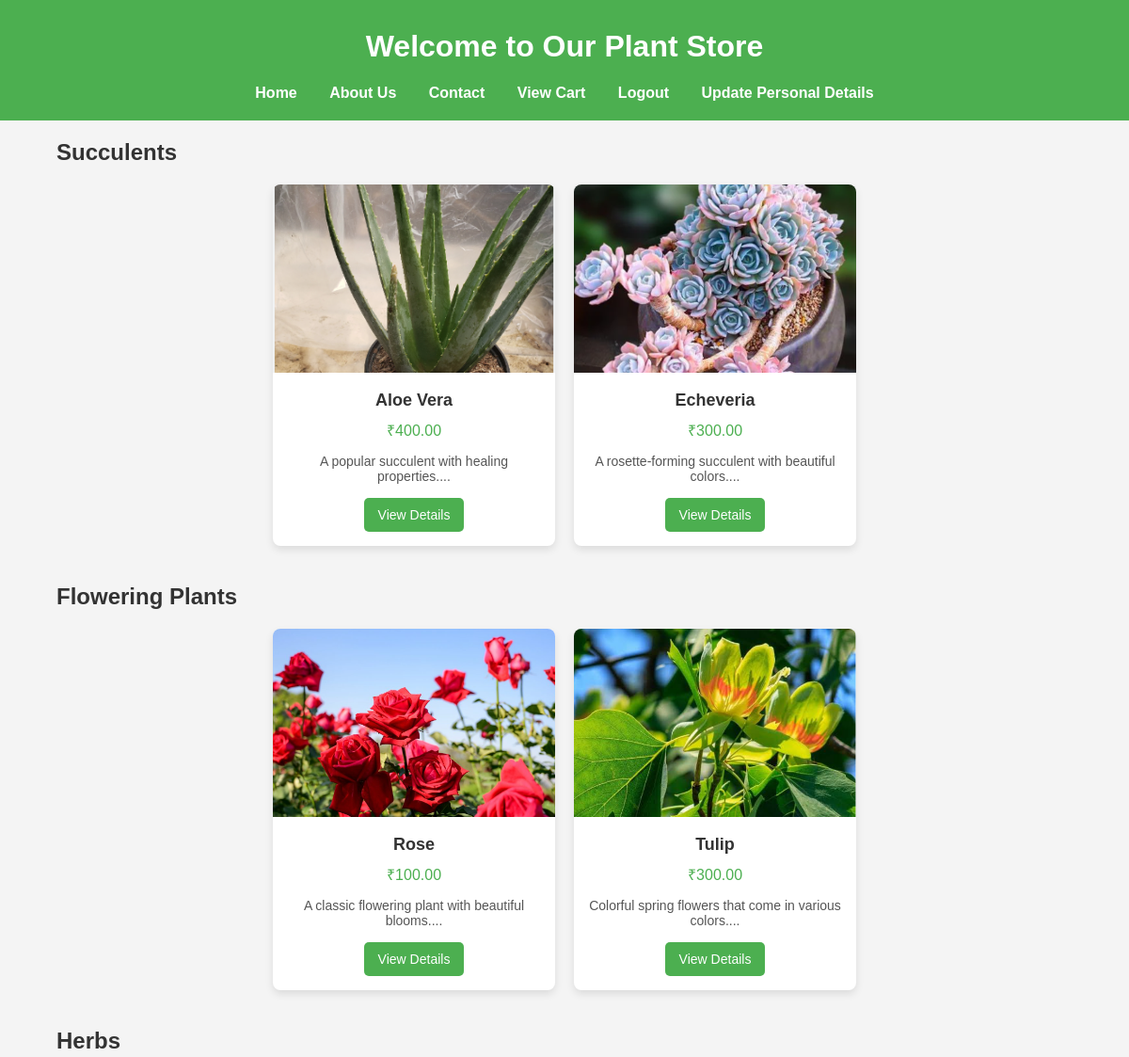
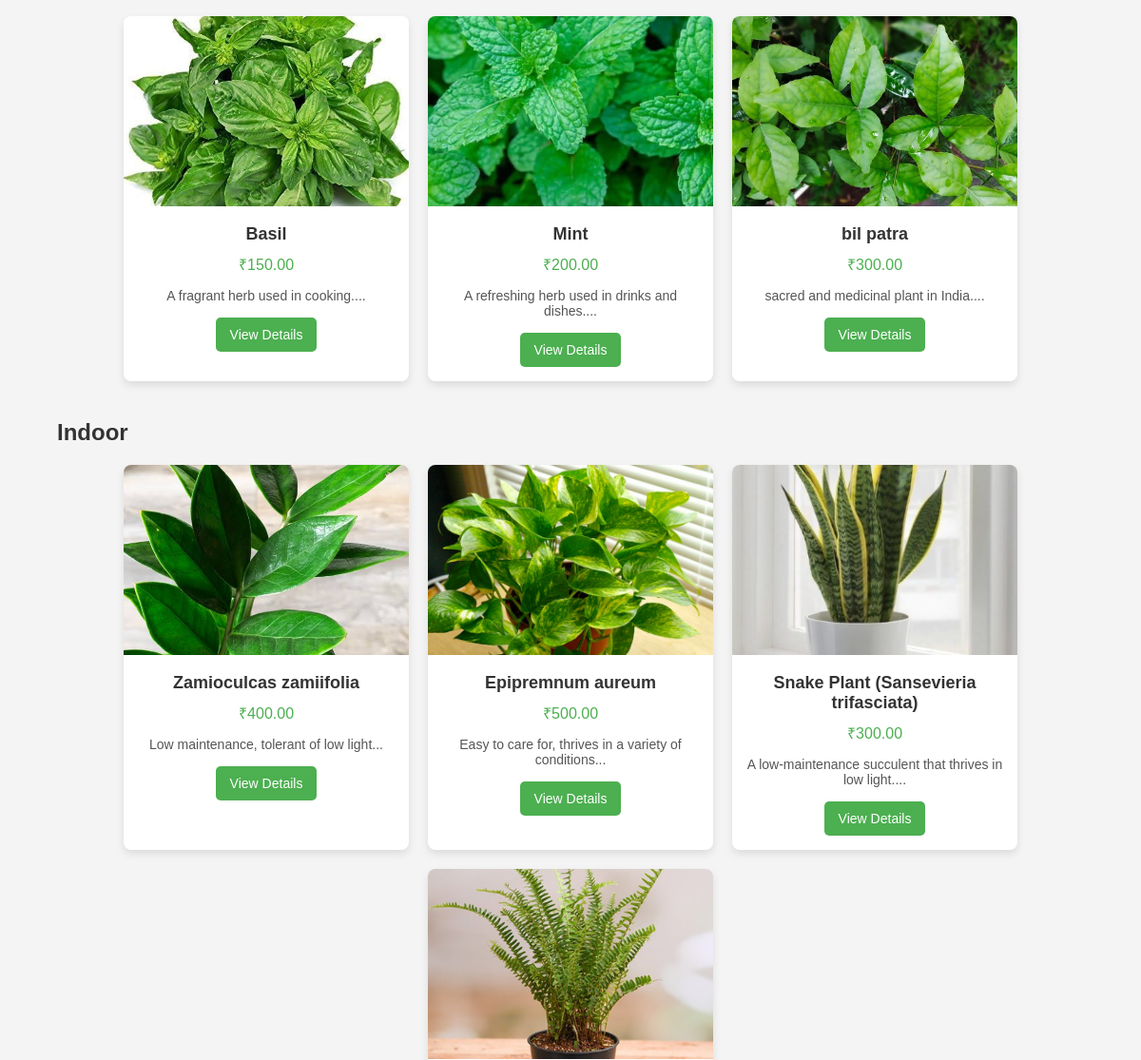
Page /plant_list/ (upper part) on the earlier database version (2 pictures, top to bottom).
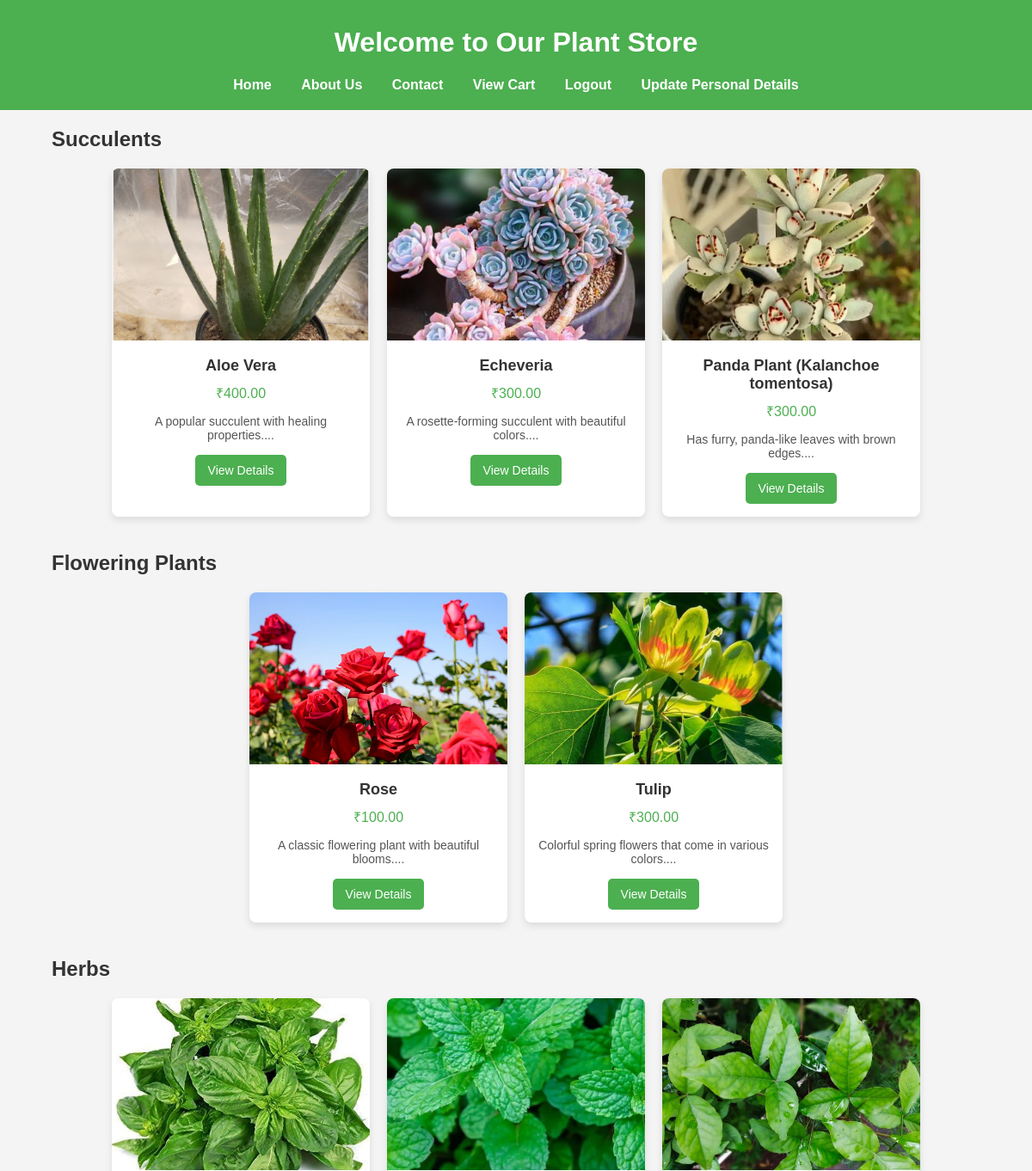
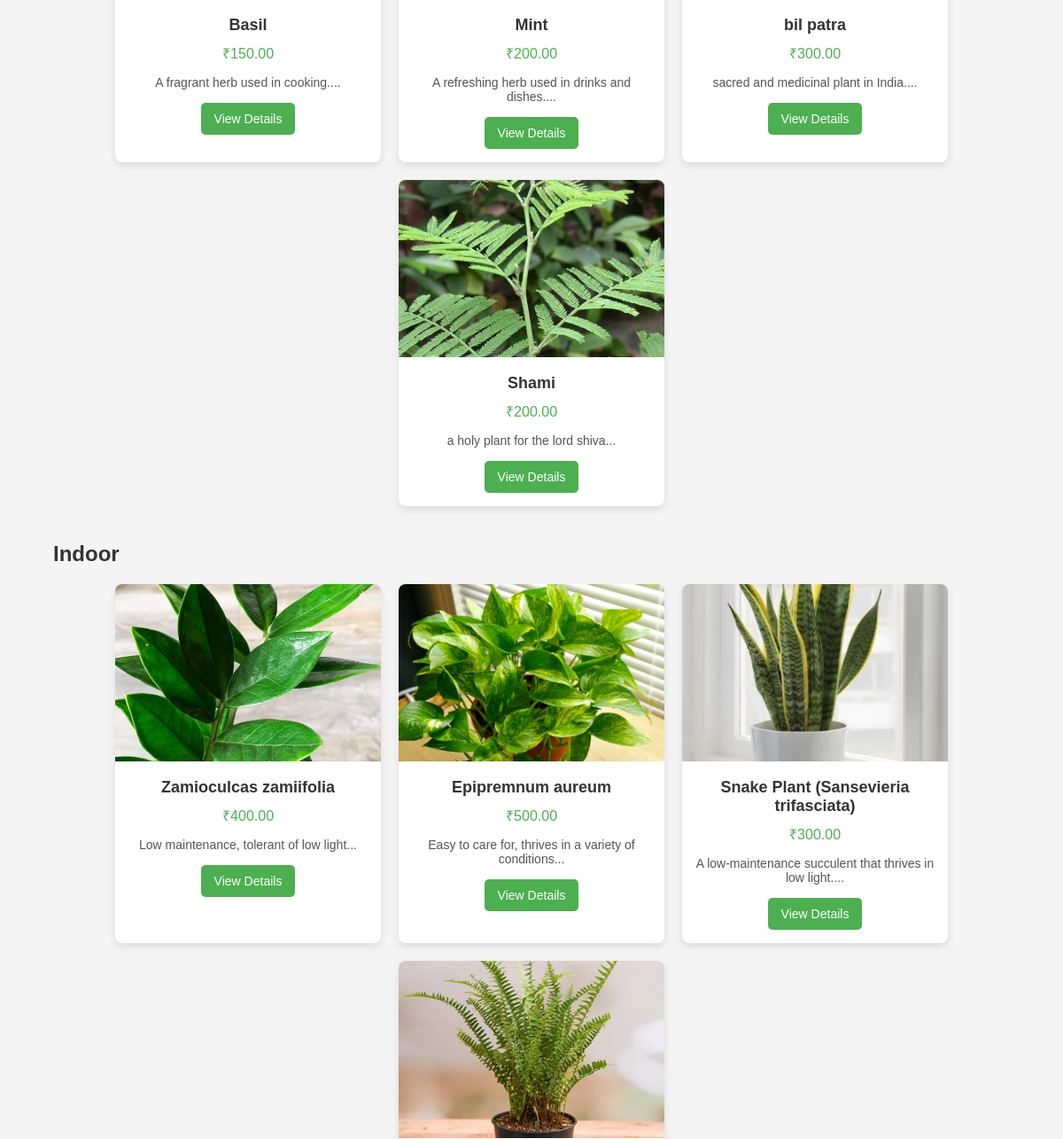
Same page on the later database version (2 pictures, top to bottom).
### store/models.py (models this page shows, shortened)
class Category(models.Model):
    name = models.CharField(max_length=100)
    description = models.TextField()

class Plant(models.Model):
    supplier = models.ForeignKey(Supplier, on_delete=models.CASCADE, related_name='plants')
    name = models.CharField(max_length=255)
    description = models.TextField()
    price = models.DecimalField(max_digits=10, decimal_places=2)
    image = models.ImageField(upload_to='plants/', blank=True, null=True)
    stock = models.PositiveIntegerField(default=0)
    category = models.ForeignKey(Category, on_delete=models.SET_NULL, null=True, blank=True)

### store/views.py (the view)
# urls.py: path('plant_list/', views.plant_list, name='plant_list'),
def plant_list(request):
    categories = Category.objects.all()
    plants = Plant.objects.all()
    return render(request, 'store/plant_list.html', {'categories': categories, 'plants': plants})

### store/templates/store/plant_list.html (shortened to what this page needs)
{% load static %}
<!DOCTYPE html>
<html lang="en">
<head>
    <link rel="stylesheet" href="{% static 'store/css/styles.css' %}">
</head>
<body>
    <header>
        <h1>Welcome to Our Plant Store</h1>
        <nav>
            <a href="{% url 'plant_list' %}">Home</a>
            <a href="#about">About Us</a>
            <a href="#contact">Contact</a>
            <a href="{% url 'cart' %}">View Cart</a>
            <a href="{% url 'index' %}">Logout</a>
            <a href="{% url 'update_customer_details' %}">Update Personal Details</a>
        </nav>
    </header>
    <div class="container">
        {% for category in categories %}
            <section class="category-section">
                <h2>{{ category.name }}</h2>
                <div class="plant-grid">
                    {% for plant in category.plant_set.all %}
                        <div class="plant-card">
                            {% if plant.image %}
                                <img src="{{ plant.image.url }}" alt="{{ plant.name }}" class="plant-image">
                            {% else %}
                                <img src="{% static 'store/images/default.png' %}" alt="Default image" class="plant-image">
                            {% endif %}
                            <div class="plant-info">
                                <h3 class="plant-name">{{ plant.name }}</h3>
                                <p class="price">₹{{ plant.price }}</p>
                                <p class="description">{{ plant.description|slice:":100" }}...</p>
                                <a href="{% url 'plant_detail' plant.id %}" class="view-details">View Details</a>
                            </div>
                        </div>
                    {% empty %}
                        <p>No plants available in this category.</p>
                    {% endfor %}
                </div>
            </section>
        {% endfor %}
    </div>
</body>
</html>

Differences in the rows shown:
added Plant: image (picture), name "Panda Plant (Kalanchoe tomentosa)", price "300.00", description "Has furry, panda-like leaves with brown edges.", shown under Category "Succulents"
added Plant: image (picture), name "Shami", price "200.00", description "a holy plant for the lord shiva", shown under Category "Herbs"
